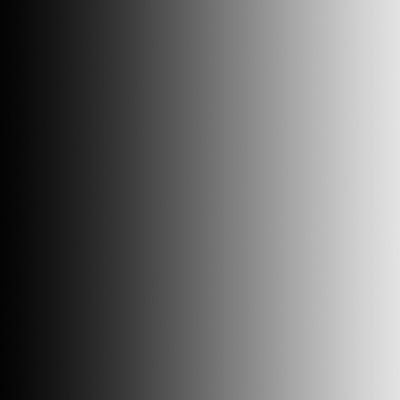
#> input picture CV/opencv/data/gradientas.jpg, 400 x 400 px
$ python simple_treshold.py
#> lines starting #> are read from the running program, lines starting #| are printed output that depends on the picture; after the words box and inside, x2 and y2 are one past the last pixel; in counts of white or black regions, pixels touching at a corner belong together
import cv2 as cv
from matplotlib import pyplot as plt

image = cv.imread('data/gradientas.jpg',0)
#> image: shape (400, 400); min 3, max 228, mean 108.5

# Simple threshold
# the result of tresholding are IRT and second a tresholded value of image
_, thr1 = cv.threshold(image, 127, 255, cv.THRESH_BINARY)
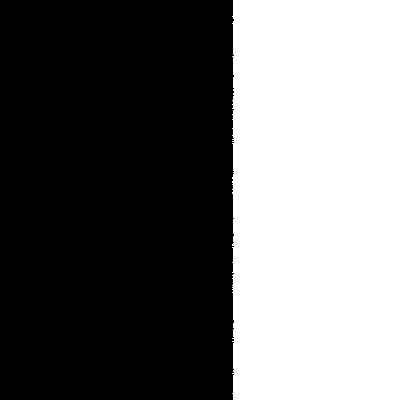
#> thr1: shape (400, 400); 41.8% white; 1 white region, box (x1, y1, x2, y2) and area: (232, 0, 400, 400) 66804
_, thr2 = cv.threshold(image, 200, 255, cv.THRESH_BINARY_INV)
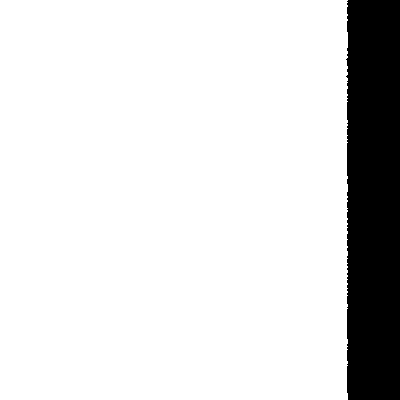
#> thr2: shape (400, 400); 86.8% white; 1 black region, box (x1, y1, x2, y2) and area: (346, 0, 400, 400) 21075
_, thr3 = cv.threshold(image, 100, 255, cv.THRESH_TRUNC)
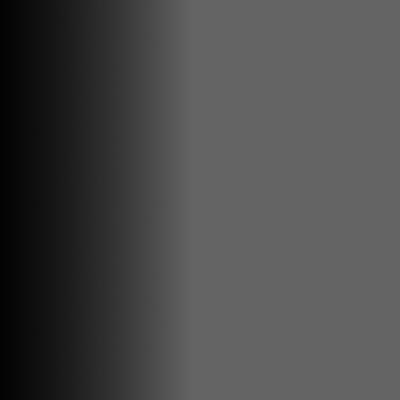
#> thr3: shape (400, 400); min 3, max 100, mean 73.7
_, thr4 = cv.threshold(image, 100, 255, cv.THRESH_TOZERO)
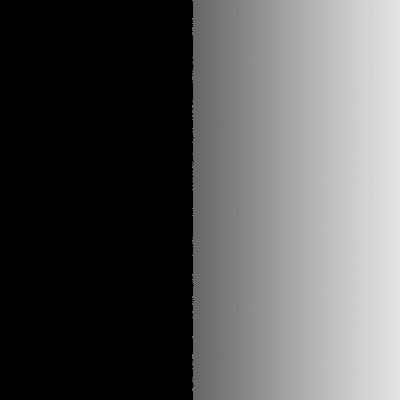
#> thr4: shape (400, 400); min 0, max 228, mean 86.7
_, thr5 = cv.threshold(image, 100, 255, cv.THRESH_TOZERO_INV)
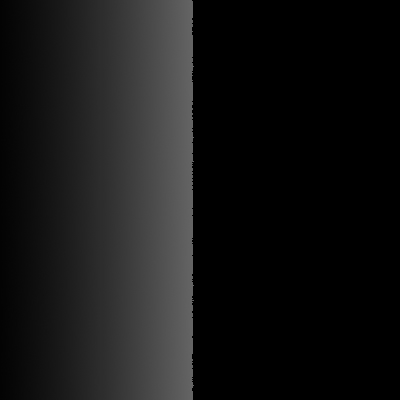
#> thr5: shape (400, 400); min 0, max 100, mean 21.9

pavadinimai = ['vaizdas', 'bin', 'bin_inv', 'trunc', '2zero', '2zero_inv']
images = [image, thr1, thr2, thr3, thr4, thr5]

for i in range(len(images)):
    plt.subplot(2, 3, i+1)
    plt.imshow(images[i], 'gray')
    plt.title(pavadinimai[i])
    plt.xticks([]), plt.yticks([])
#> this loop made 6 passes

# [9 lines of commented-out code are left out]

plt.show()

$ run again, with CV/opencv/data/HTGB.jpg copied over CV/opencv/data/gradientas.jpg
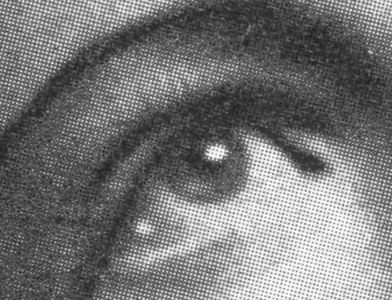
#> input picture CV/opencv/data/HTGB.jpg, 392 x 300 px
#> image is the input picture: shape (300, 392); min 29, max 255, mean 117.8
#> `_, thr1 = cv.threshold(image, 127, 255, cv.THRESH_BINARY)`:
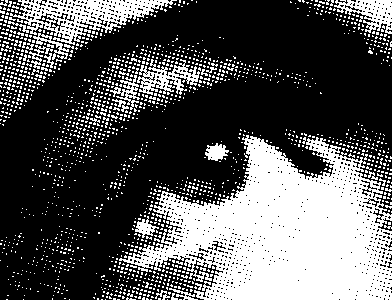
#> thr1: shape (300, 392); 33.8% white; 1728 white regions (1703 under 20 px), largest, box (x1, y1, x2, y2) and area: (119, 135, 392, 300) 26004, (10, 0, 177, 45) 3065, (137, 59, 200, 95) 1004
#> thr2: shape (300, 392); 86.1% white; black in thin lines or dots
#> `_, thr5 = cv.threshold(image, 100, 255, cv.THRESH_TOZERO_INV)`:
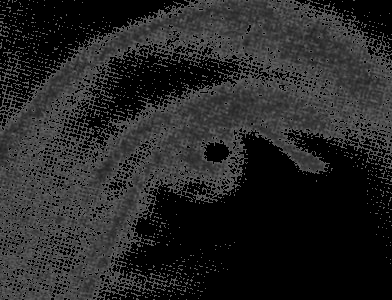
#> thr5: shape (300, 392); min 0, max 100, mean 38
#> the loop `for i in range(len(images)):` made 6 passes

$ run again, with CV/opencv/data/balls.jpg copied over CV/opencv/data/gradientas.jpg
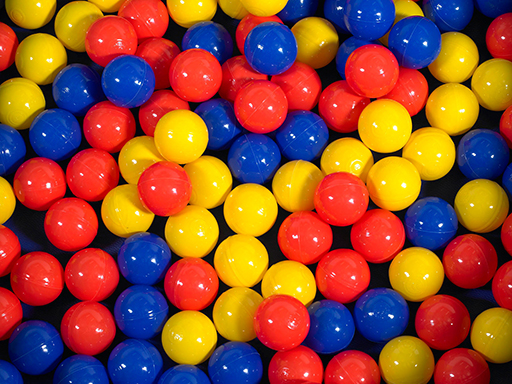
#> input picture CV/opencv/data/balls.jpg, 512 x 384 px
#> `_, thr1 = cv.threshold(image, 127, 255, cv.THRESH_BINARY)`:
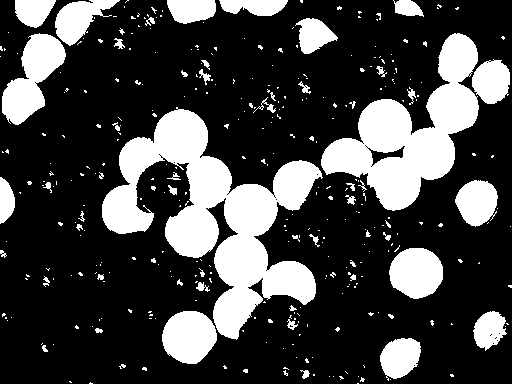
#> thr1: shape (384, 512); 26.3% white; 356 white regions (302 under 20 px), largest, box (x1, y1, x2, y2) and area: (102, 107, 323, 340) 18953, (321, 33, 479, 211) 11564, (2, 33, 66, 125) 3004
#> thr2: shape (384, 512); 94.3% white; 241 black regions (218 under 20 px), largest, box (x1, y1, x2, y2) and area: (372, 107, 411, 149) 1135, (167, 117, 206, 157) 1077, (381, 164, 420, 202) 978
#> `_, thr5 = cv.threshold(image, 100, 255, cv.THRESH_TOZERO_INV)`:
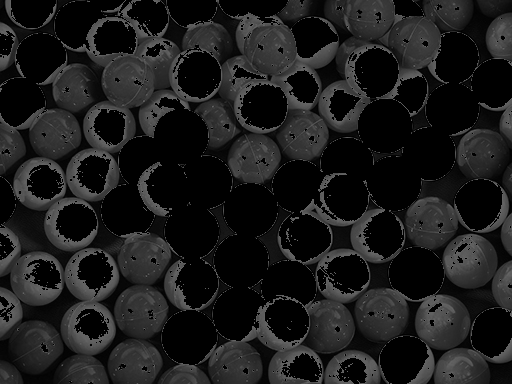
#> thr5: shape (384, 512); min 0, max 100, mean 27.6
#> the loop `for i in range(len(images)):` made 6 passes
